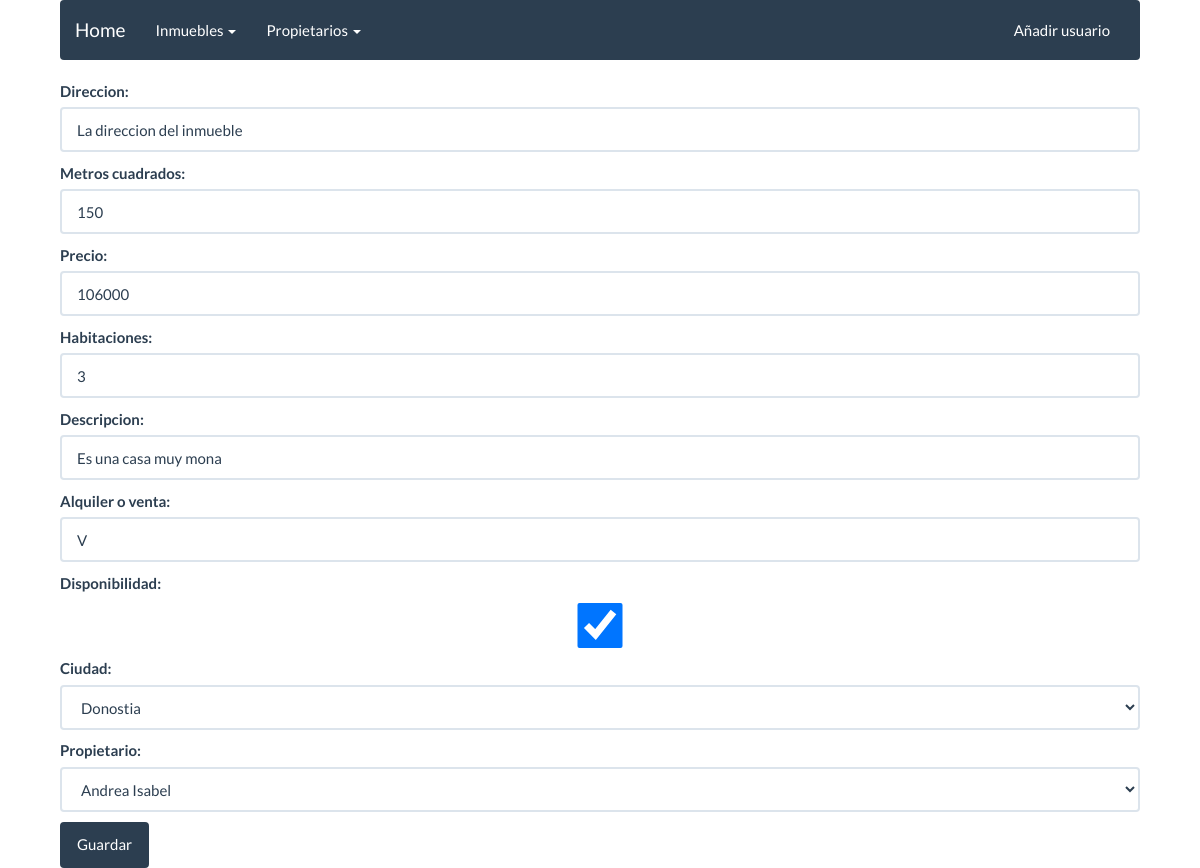
The page /inmuebles/editar/1/ on the database as committed earlier.
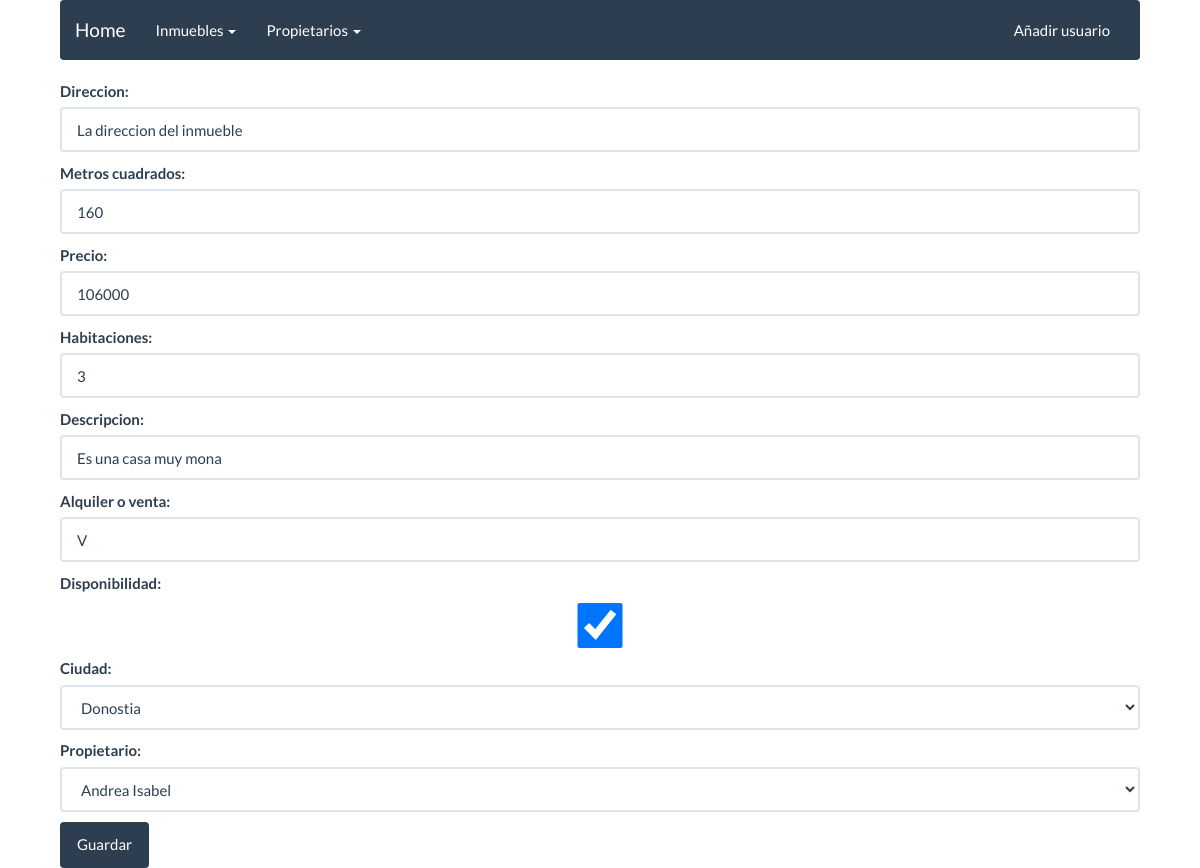
The same page on the database as committed later.
### apps/inmuebles/models.py (models this page shows, shortened)
class Inmueble(models.Model):
	direccion = models.CharField(max_length=150)
	metros = models.IntegerField()
	precio = models.IntegerField()
	habitaciones = models.IntegerField()
	descripccion = models.CharField(max_length=300)
	opcion = models.CharField(max_length=2)
	disponibilidad = models.BooleanField()
	ciudad = models.ForeignKey(Ciudad, null=True, blank=True, on_delete=models.CASCADE)
	propietario = models.ForeignKey(Propietario, null=True, blank=True, on_delete=models.CASCADE)
	alqui = models.ManyToManyField(Cliente, through='alquiler', blank=True)

### apps/inmuebles/views.py (the view)
# urls.py: url(r'^editar/(?P<pk>\d+)/$', inmueble_edit.as_view(), name='inmueble_editar'),
class inmueble_edit(UpdateView):
	model = Inmueble
	form_class = InmuebleForm
	template_name = 'inmuebles/inmuebles_form.html'
	success_url = reverse_lazy("inmuebles")

### apps/ciudades/models.py (called while the page is built)
	def __str__(self):
		return '{}'.format(self.nombre)

### apps/propietarios/models.py (called while the page is built)
	def __str__(self):
		return '{}'.format(self.nombre)

### templates/inmuebles/inmuebles_form.html (shortened to what this page needs)
{% extends 'base/base.html' %}
{% block content %}
	<form method="post">
		{{ form.as_p }}
		<button class="btn btn-primary" type="submit">Guardar</button>
	</form>
{% endblock %}

Rows that differ between the two databases and show on the page:
changed Inmueble "La direccion del inmueble": metros "150" → "160"
